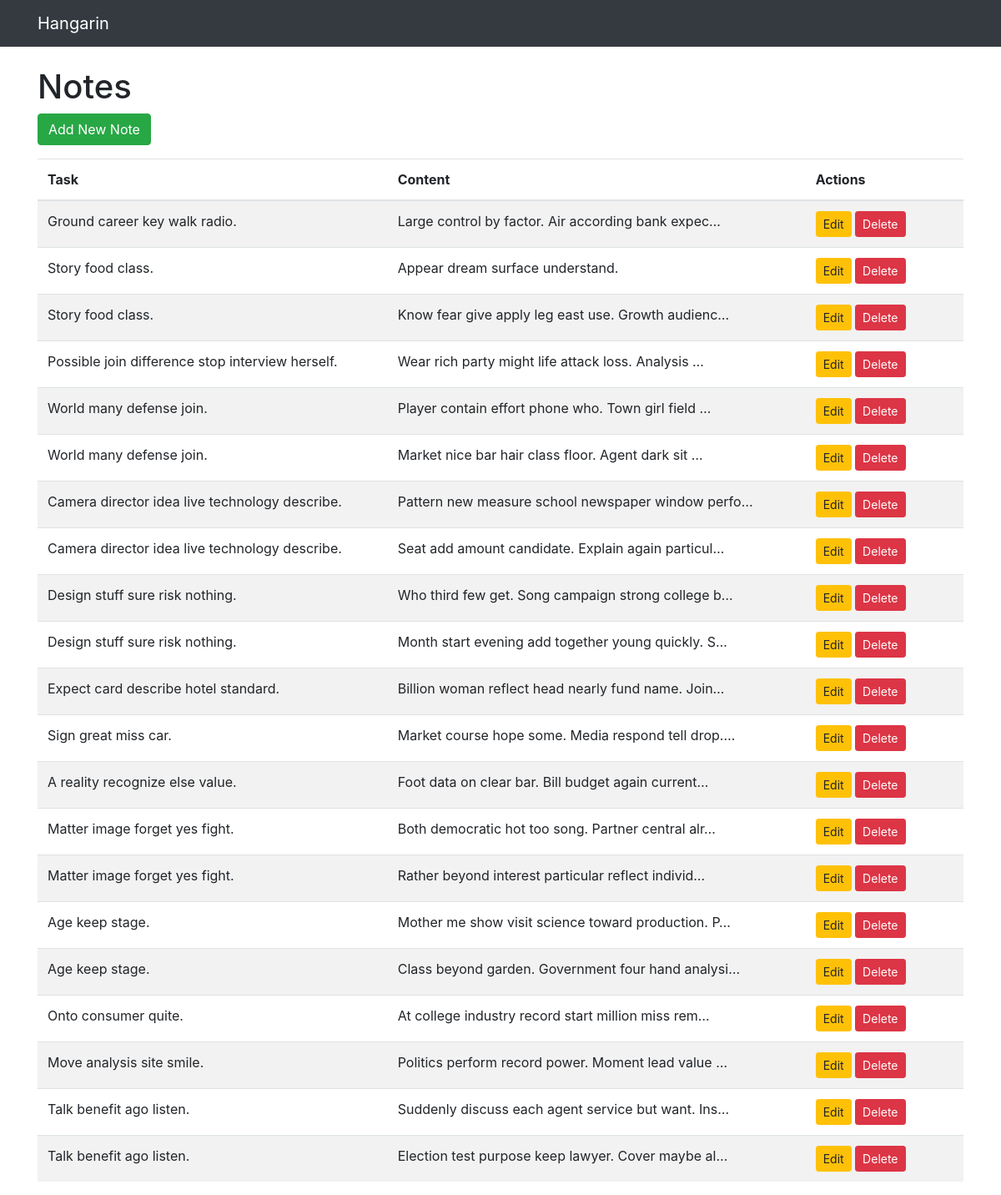
Before: /notes/ with the older database file.
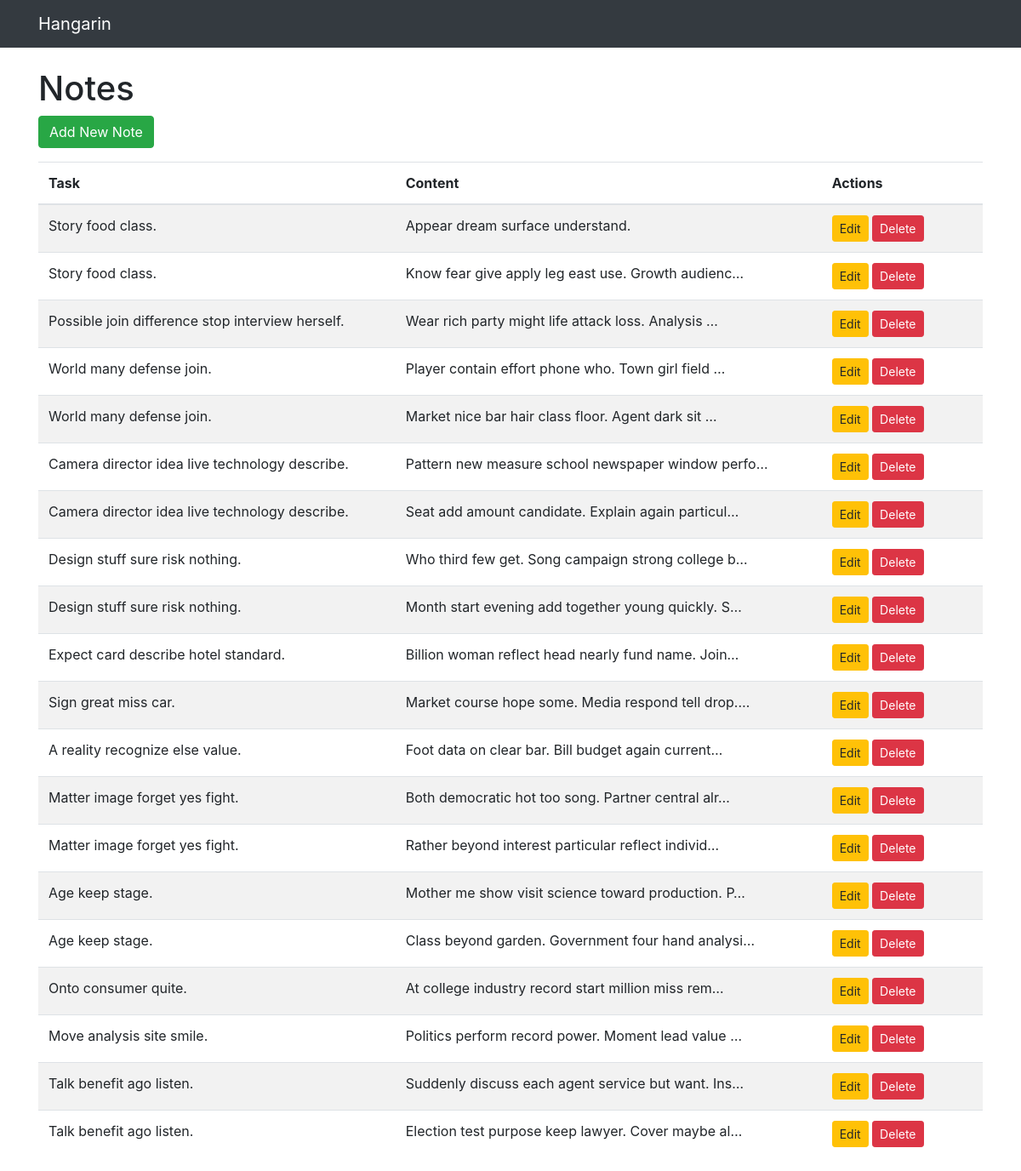
After: the same page with the newer database file.
### tasks/models.py (models this page shows, shortened)
class Note(models.Model):
    task = models.ForeignKey(Task, on_delete=models.CASCADE, related_name="notes")
    content = models.TextField()
    created_at = models.DateTimeField(auto_now_add=True)
    class Meta:
        verbose_name = "Note"
        verbose_name_plural = "Notes"

class Task(models.Model):
    STATUS_CHOICES = [
        ("Pending", "Pending"),
        ("In Progress", "In Progress"),
        ("Completed", "Completed"),
    ]
    title = models.CharField(max_length=200)
    description = models.TextField(blank=True)
    deadline = models.DateTimeField(default=timezone.now)
    status = models.CharField(max_length=50, choices=STATUS_CHOICES, default="Pending")
    category = models.ForeignKey(Category, on_delete=models.SET_NULL, null=True, blank=True)
    priority = models.ForeignKey(Priority, on_delete=models.SET_NULL, null=True, blank=True)
    class Meta:
        verbose_name = "Task"
        verbose_name_plural = "Tasks"

### tasks/views.py (the view)
# urls.py: path('notes/', views.NoteListView.as_view(), name='note_list'),
class NoteListView(ListView):
    model = Note
    template_name = 'note/note_list.html'
    context_object_name = 'notes'

### templates/note/note_list.html (shortened to what this page needs)
{% extends 'base.html' %}
{% block content %}
<h1>Notes</h1>
<a href="{% url 'tasks:note_create' %}" class="btn btn-success mb-3">Add New Note</a>
<table class="table table-striped">
    <thead>
        <tr>
            <th>Task</th>
            <th>Content</th>
            <th>Actions</th>
        </tr>
    </thead>
    <tbody>
        {% for note in notes %}
        <tr>
            <td>{{ note.task.title }}</td>
            <td>{{ note.content|truncatechars:50 }}</td>
            <td>
                <a href="{% url 'tasks:note_update' note.pk %}" class="btn btn-sm btn-warning">Edit</a>
                <a href="{% url 'tasks:note_delete' note.pk %}" class="btn btn-sm btn-danger">Delete</a>
            </td>
        </tr>
        {% empty %}
        <tr><td colspan="3">No notes yet.</td></tr>
        {% endfor %}
    </tbody>
</table>
{% endblock %}

Changed rows visible on the page:
removed Note: task "Ground career key walk radio.", content "Large control by factor. Air according bank expec…"
